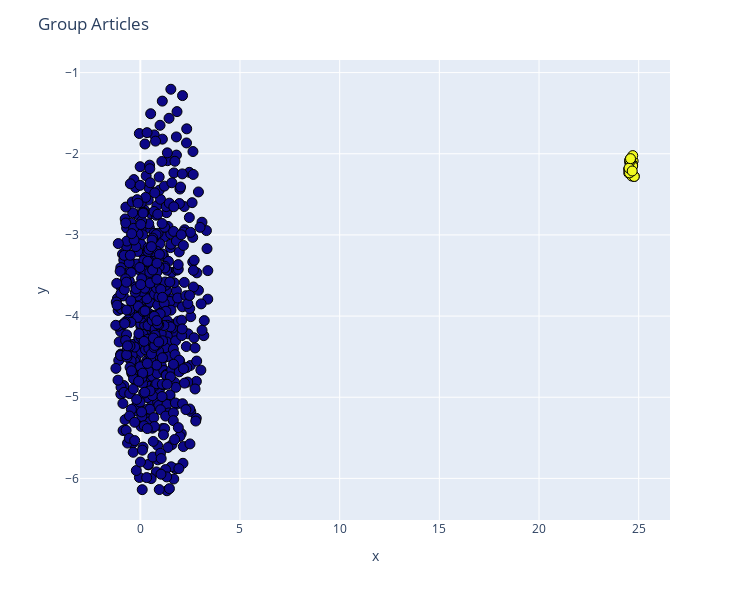

Notebook code for this chart:
### Code cell
cluster_labels = make_clustering(df_tfidf_abstract_abs.values)
X, y = reduce_dimensionality(df_tfidf_abstract_abs.values, y=cluster_labels, n_components=2), cluster_labels
title_text = "Group Articles"

dict_dfs['df_doc_info']['file_name'] = dict_dfs['df_doc_info']['file'].apply(lambda e: os.path.split(e)[-1])
    
# Concatenate X and y arrays
article_title = dict_dfs['df_doc_head']['title_head'].apply(lambda e: ''.join([str(e)[0:20],'...']) if len(str(e)) >= 10 else str(e)).values.reshape(dict_dfs['df_doc_info']['file'].shape[0],1)
file_name = dict_dfs['df_doc_info']['file_name'].values.reshape(dict_dfs['df_doc_info']['file_name'].shape[0],1)

arr_concat=np.concatenate((X,
                           y.reshape(y.shape[0],1),
                           file_name,
                           article_title), axis=1)

# Create a Pandas dataframe using the above array
df=pd.DataFrame(arr_concat, columns=['x', 'y', 'label', 'file_name', 'title_head'])
# Convert label data type from float to integer
df['label'] = df['label'].astype(int)
# Finally, sort the dataframe by label
df.sort_values(by='label', axis=0, ascending=True, inplace=True)
#--------------------------------------------------------------------------#

# Create a 3D graph
fig = px.scatter(df, 
                 x='x',
                 y='y',
                 color='label',
                 height=600,
                 width=750,
                 custom_data=['file_name','title_head','label','x','y'])

# Update chart looks
fig.update_layout(title_text=title_text,
                  showlegend=True,
                  legend=dict(orientation="h", yanchor="top", y=0, xanchor="center", x=0.5))

labels = ["Article File Name: %{customdata[0]}",
          "Article Title: %{customdata[1]}",
          "Grupo: %{customdata[2]}",
          "X: %{x}",
          "Y: %{y}"]
            
fig.update_traces(hovertemplate="<br>".join(labels))

fig.update_coloraxes(showscale=False)

# Update marker size
fig.update_traces(marker=dict(size=10, line=dict(color='black', width=1)))

fig.show()

### Figure 1 — Plotly figure (JSON) as saved in the notebook; plotly's stock layout.template omitted (floating-point values rounded to 4 significant figures; data arrays with more than 128 entries replaced by an {"elided": "..."} marker saying what was removed)
{"data": [{"customdata": {"elided": "581x5 mixed values"}, "hovertemplate": "Article File Name: %{customdata[0]}<br>Article Title: %{customdata[1]}<br>Grupo: %{customdata[2]}<br>X: %{x}<br>Y: %{y}", "legendgroup": "", "marker": {"color": {"elided": "581 int values"}, "coloraxis": "coloraxis", "line": {"color": "black", "width": 1}, "size": 10, "symbol": "circle"}, "mode": "markers", "name": "", "orientation": "v", "showlegend": false, "type": "scatter", "x": {"elided": "581 float values"}, "xaxis": "x", "y": {"elided": "581 float values"}, "yaxis": "y"}], "layout": {"coloraxis": {"colorbar": {"title": {"text": "label"}}, "colorscale": [[0, "#0d0887"], [0.1111, "#46039f"], [0.2222, "#7201a8"], [0.3333, "#9c179e"], [0.4444, "#bd3786"], [0.5556, "#d8576b"], [0.6667, "#ed7953"], [0.7778, "#fb9f3a"], [0.8889, "#fdca26"], [1, "#f0f921"]], "showscale": false}, "height": 600, "legend": {"orientation": "h", "tracegroupgap": 0, "x": 0.5, "xanchor": "center", "y": 0, "yanchor": "top"}, "margin": {"t": 60}, "showlegend": true, "title": {"text": "Group Articles"}, "width": 750, "xaxis": {"anchor": "y", "domain": [0, 1], "title": {"text": "x"}}, "yaxis": {"anchor": "x", "domain": [0, 1], "title": {"text": "y"}}}}
